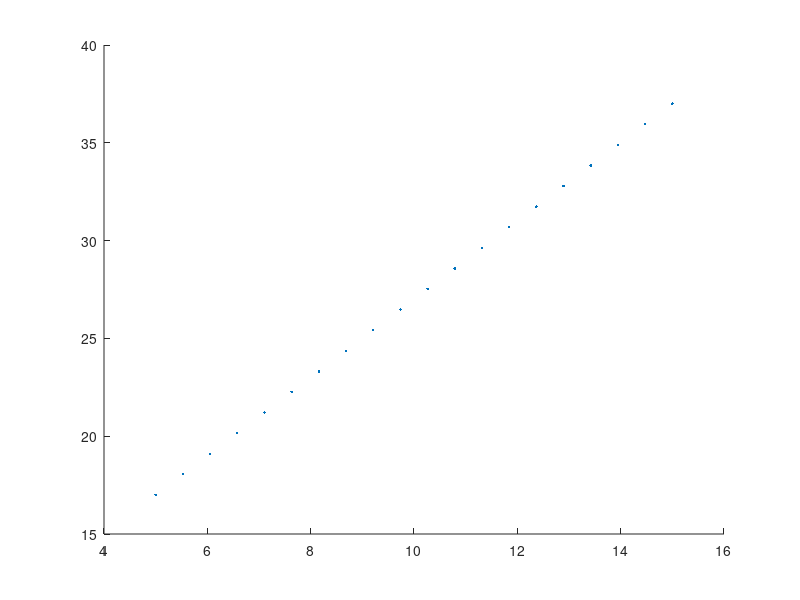

Write MATLAB code to recreate this figure. (Note: this script raises an error after producing the figure.)
clc
% y = 2x+7
a = 2;
b = 7;
N = 20;

X = linspace(5,15,N);
Y = a*X+b;

%plot(X,Y,'.');

R = rand(1,N)-0.5;

Y2 = Y+R;


%plot(X,Y2,'.r');

% X,Y2
M1 = zeros(2,2);
M1(1,1) = sum(X.*X);
M1(1,2) = sum(X);
M1(2,1) = M1(1,2);
M1(2,2) = N;

M2 = zeros(2,1);
M2(1) = sum(X.*Y);
M2(2) = sum(Y);

% M1 * U = M2 => U = inv(M1) * M2
hold all
plot(X,Y,'.');
U = M1^(-1) * M2;

k = 5;
min=10^31;
plot(X,Y_NEW,'color',rand(1,3));
for i=1:k
  temp = llsq(X,Y,i);
  if temp < min
   min = temp;
   min_i = i;
  end
endfor
min_i